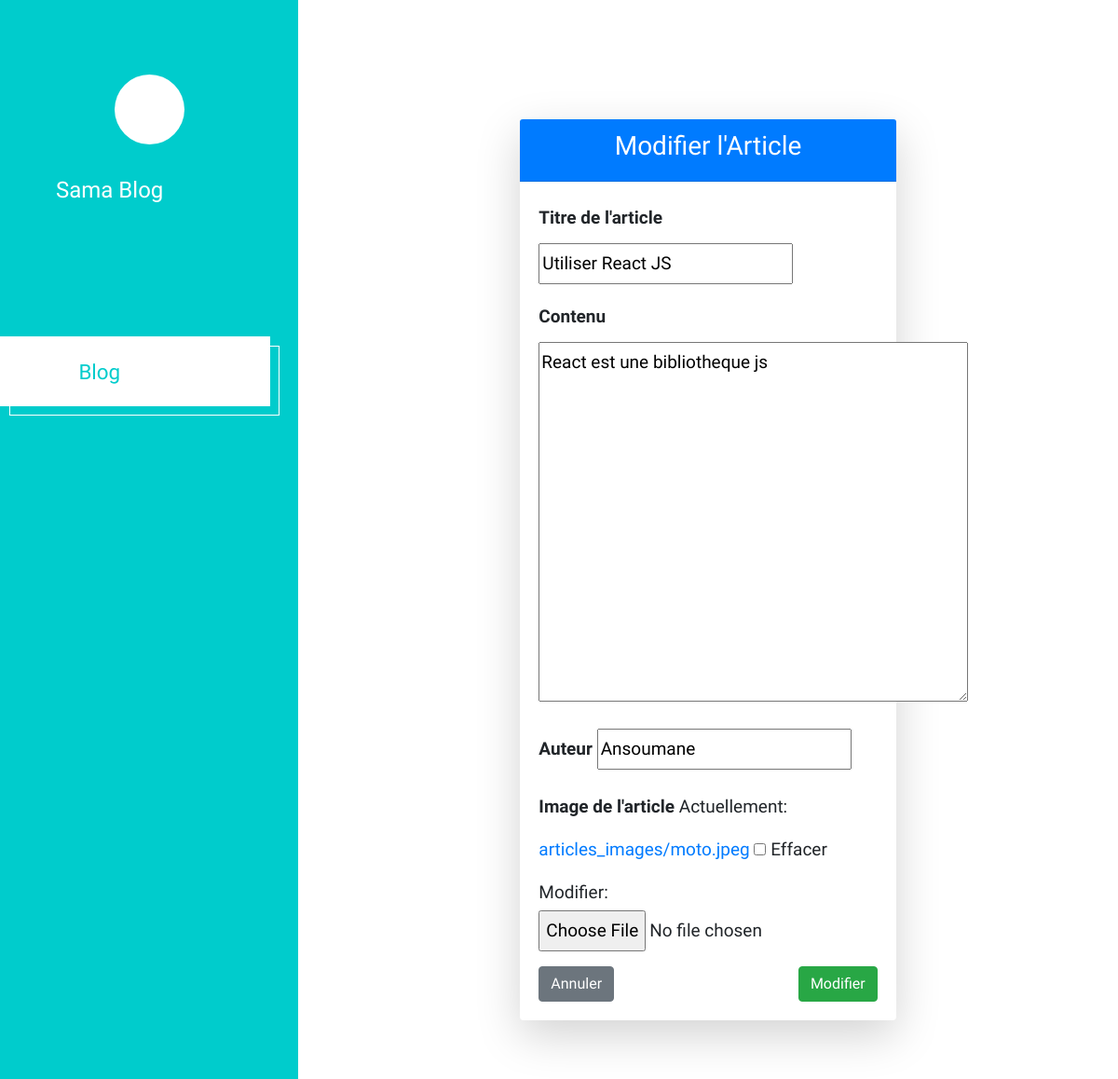
Page /article/2/edit/ on the earlier database version.
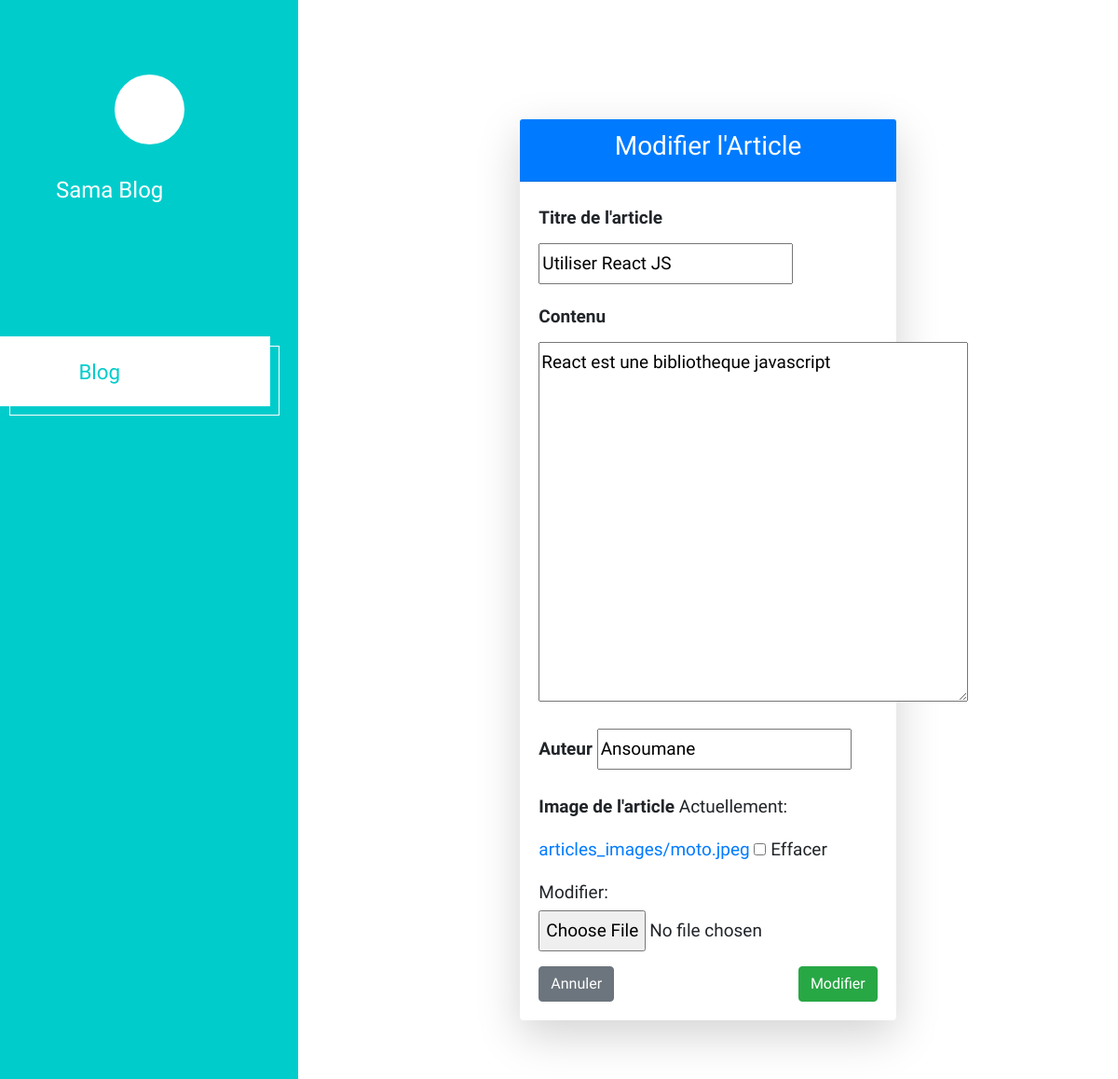
Same page on the later database version.
### app/models.py (models this page shows, shortened)
class Article(models.Model):
    titre = models.CharField(max_length=200)
    contenu = models.TextField()
    date_publication = models.DateTimeField(auto_now_add=True)
    auteur = models.CharField(max_length=100)
    image = models.ImageField(upload_to="articles_images/", blank=True, null=True)

### app/views.py (the view)
# urls.py: path('article/<int:pk>/edit/', ArticleUpdateView.as_view(), name='article_edit'),
class ArticleUpdateView(UpdateView):
    model = Article
    fields = ['titre', 'contenu', 'auteur', 'image']
    template_name = "modifier.html"
    success_url = reverse_lazy('article_list')

### app/templates/modifier.html (shortened to what this page needs)
{% extends 'base.html' %}
{% load static %}
{% block corps %}
<div class="container mt-5">
    <div class="row justify-content-center">
        <div class="col-md-8">
            <div class="card shadow-lg border-0">
                <div class="card-header bg-primary text-white text-center">
                    <h3>Modifier l'Article</h3>
                </div>
                <div class="card-body">
                    <form method="post" enctype="multipart/form-data">
                        <div class="mb-3">
                            <label for="id_titre" class="form-label"><strong>Titre de l'article</strong></label>
                            {{ form.titre }}
                        </div>
                        <div class="mb-3">
                            <label for="id_contenu" class="form-label"><strong>Contenu</strong></label>
                            {{ form.contenu }}
                        </div>
                        <div class="mb-3">
                            <label for="id_contenu" class="form-label"><strong>Auteur</strong></label>
                            {{ form.auteur }}
                        </div>
                        <div class="mb-3">
                            <label for="id_image" class="form-label"><strong>Image de l'article</strong></label>
                            {{ form.image }}
                        </div>
                        <div class="d-flex justify-content-between">
                            <a href="{% url 'article_detail' article.pk %}" class="btn btn-secondary">Annuler</a>
                            <button type="submit" class="btn btn-success">Modifier</button>
                        </div>
                    </form>
                </div>
            </div>
        </div>
    </div>
</div>
{% endblock %}

Differences in the rows shown:
changed Article "Utiliser React JS": contenu "React est une bibliotheque js" → "React est une bibliotheque javascript"
